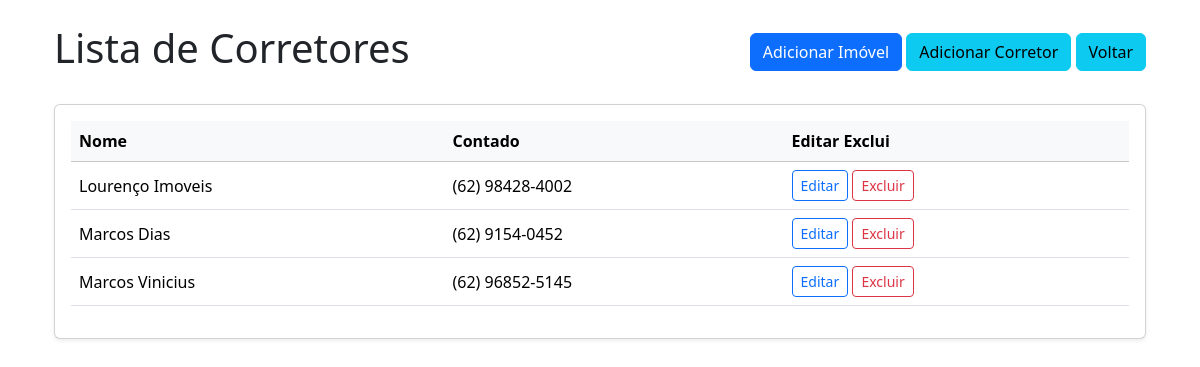
Page /corretores on the earlier database version.
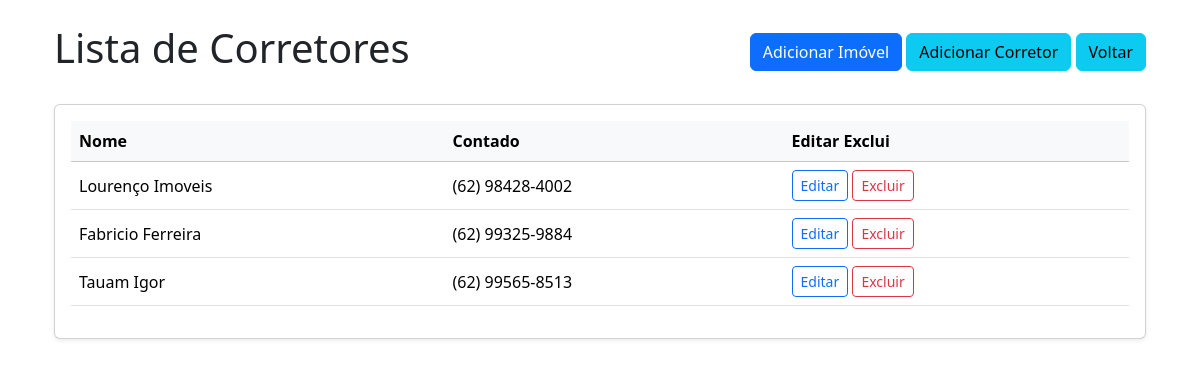
Same page on the later database version.
### models.py (models this page shows, shortened)
class Corretores(db.Model):
    __tablename__ = 'Corretores'
    id = db.Column(db.Integer, primary_key=True, autoincrement=True)
    nome = db.Column(db.String,nullable=False)
    contato = db.Column(db.String, nullable=False)

### routes.py (the view)
@rotas.route('/corretores')
def lista_corretores():
 corretores = Corretores.query.order_by(Corretores.id)
 return render_template('list_corretores.html', lista_de_corretores=corretores)

### templates/list_corretores.html (shortened to what this page needs)
{% extends 'base.html' %}
{% block content %}
<div class="d-flex justify-content-between align-items-center mb-4">
    <h1>Lista de Corretores</h1>
    <div>
        <a href="/cadastrar_imovel_template" class="btn btn-primary">Adicionar Imóvel</a>
        <a href="/cadastrar_corretor_template" class="btn btn-info">Adicionar Corretor</a>
        <a href="{{url_for('rotas.home')}}" class="btn btn-info">Voltar</a>
    </div>
</div>
<div class="card shadow-sm">
    <div class="card-body">
        <div class="table-responsive">
            <table class="table table-hover align-middle">
                <thead class="table-light">
                    <tr>
                        <th scope="col">Nome</th>
                        <th scope="col">Contado</th>
                        <th scope="col">Editar     Exclui</th>
                </thead>
                <tbody>
                    {% for corretor in lista_de_corretores %}
                    <tr>
                        <td>{{ corretor.nome }}</td>
                        <td>{{ corretor.contato }}</td>
                         <td>
                            <a href="{{url_for('rotas.editar_corretor', id=corretor.id )}}" class="btn btn-outline-primary btn-sm target="_blank">Editar</a>
                            <a href="{{url_for('rotas.deletar_corretor', id=corretor.id)}}" class="btn btn-outline-danger btn-sm ">Excluir</a>
                        </td>
                    </tr>
                    {% endfor %}
                </tbody>
            </table>
        </div>
    </div>
</div>
{% endblock %}

Differences in the rows shown:
removed Corretores: nome "Marcos Dias", contato "(62) 9154-0452"
removed Corretores: nome "Marcos Vinicius", contato "(62) 96852-5145"
added Corretores: nome "Fabricio Ferreira", contato "(62) 99325-9884"
added Corretores: nome "Tauam Igor", contato "(62) 99565-8513"
